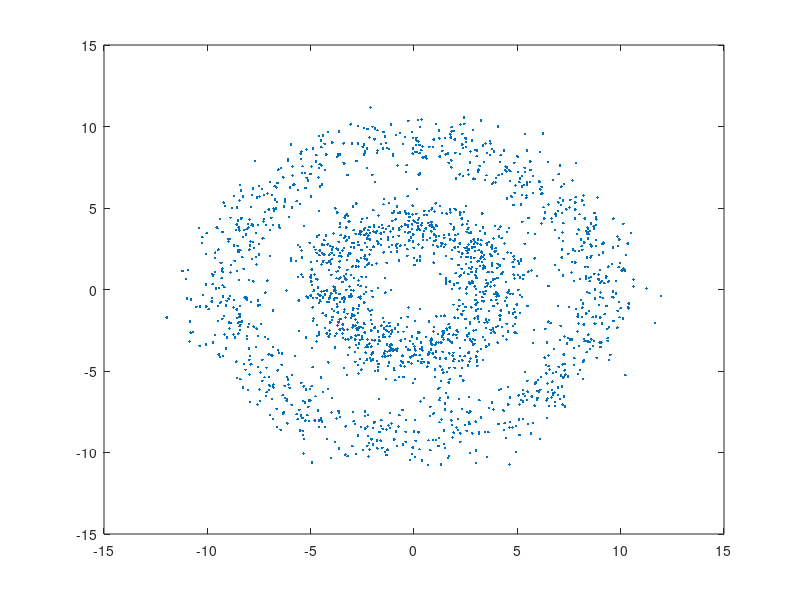
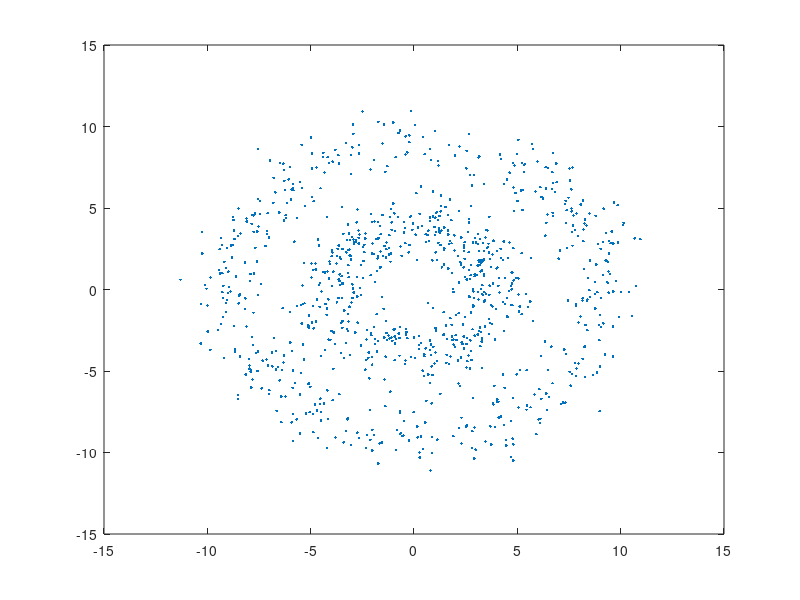

Source code (MATLAB) for these figures, in order:
%E:\OnlineDisk\OneDrive\OneDrive - Neuroinformatics Collaboratory\Github\Pattern Recognition\SVM
clear;clc;close all;

u1=normrnd(0,1,1,1000);
u2=normrnd(0,1,1,1000);
r1=u1+4;
r2=u2+9;
theta1=2*pi*u2;
theta2=2*pi*u1;
x1=r1.*cos(theta1);
y1=r1.*sin(theta1);
x2=r2.*cos(theta2);
y2=r2.*sin(theta2);


% plot(x1,y1,'.')
% hold on
% plot(x2,y2,'.')
train_data=[[x1',y1'];[x2',y2']];
plot(train_data(:,1),train_data(:,2),'.')
%save .\own_data\train_data.mat train_data
train_label=[-ones(1000,1);ones(1000,1)];
%save .\own_data\train_label.mat train_label
clear;figure;
u1=normrnd(0,1,1,500);
u2=normrnd(0,1,1,500);
r1=u1+4;
r2=u2+9;
theta1=2*pi*u2;
theta2=2*pi*u1;
x1=r1.*cos(theta1);
y1=r1.*sin(theta1);
x2=r2.*cos(theta2);
y2=r2.*sin(theta2);
% plot(x1,y1,'.')
% hold on
% plot(x2,y2,'.')
test_data=[[x1',y1'];[x2',y2']];
plot(test_data(:,1),test_data(:,2),'.')
%save .\own_data\test_data.mat test_data
test_label=[-ones(500,1);ones(500,1)];
%save .\own_data\test_label.mat test_label
